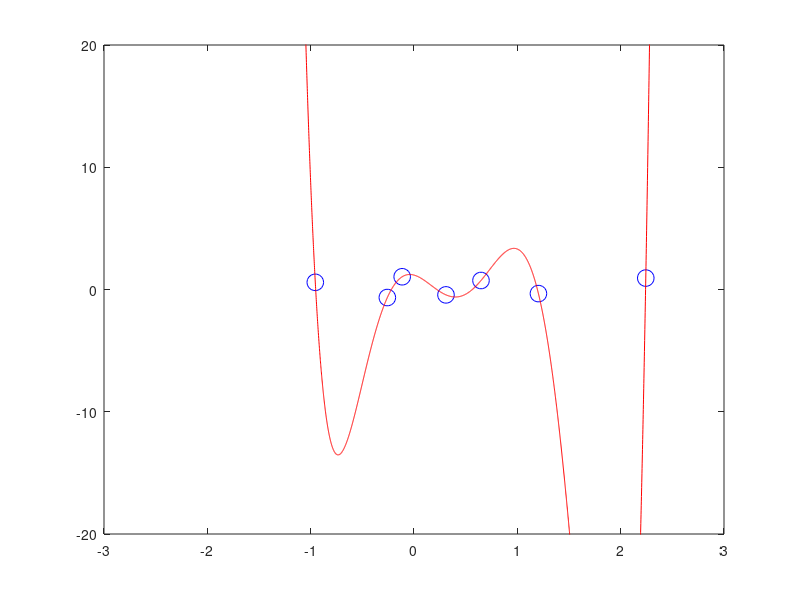

The MATLAB source for this figure:
% RANDSEVENPOLY  Generate 7 random points in the plane and put a polynomial
%    through them.  Plot the polynomial and print it as a string.

% generate points and plot them
x = randn(1,7);
y = randn(1,7);
plot(x,y,'bo','markersize',12)

% use built-in "vander" to generate polynomial
A = fliplr(vander(x));
b = y';
v = A \ b;      % v holds coefficients
xx = -3:.001:3;
P = v(1) + v(2)*xx + v(3)*xx.^2 + v(4)*xx.^3 + v(5)*xx.^4 + v(6)*xx.^5 + v(7)*xx.^6;

% add polynomial to figure
hold on, plot(xx,P,'r'), hold off
axis([-3 3 -20 20])  % crazy vertical range is controlled, even though we lose
                     %   parts of the polynomial graph
%print -dpdf randsevenpoly.pdf  % uncomment this line to put it in PDF figure
                     
% print the polynomial as a string; this could be done by hand, too
fprintf('result:\n')
fprintf('  P(x) = %f + %f x + %f x^2 + %f x^3 + %f x^4 + %f x^5 + %f x^6\n',
        v(1),v(2),v(3),v(4),v(5),v(6),v(7))
